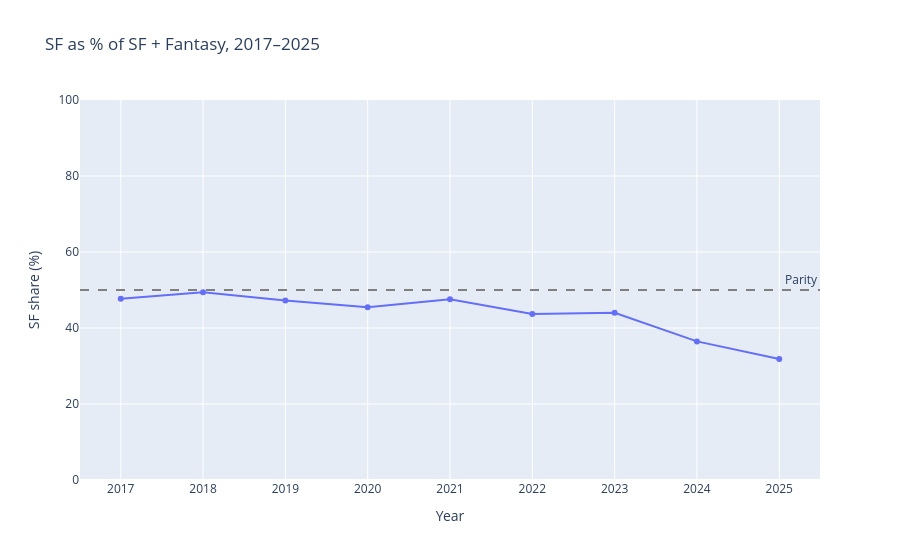

Notebook code for this chart:
### Code cell
# --- Chart 2: SF as % of SF + Fantasy ---
pivot = counts.pivot(index='year', columns='genre_combined', values='count').fillna(0)
pivot['SF_pct'] = pivot['SF'] / (pivot['SF'] + pivot['Fantasy']) * 100

fig2 = px.line(
    pivot.reset_index(),
    x='year', y='SF_pct',
    markers=True,
    title='SF as % of SF + Fantasy, 2017–2025',
    labels={'year': 'Year', 'SF_pct': 'SF share (%)'},
)
fig2.add_hline(y=50, line_dash='dash', line_color='gray', annotation_text='Parity')
fig2.update_layout(xaxis=dict(tickmode='linear', dtick=1), yaxis=dict(range=[0, 100]))
fig2.show()

### Figure 1 — Plotly figure (JSON) as saved in the notebook; plotly's stock layout.template omitted (floating-point values rounded to 4 significant figures)
{"data": [{"hovertemplate": "Year=%{x}<br>SF share (%)=%{y}<extra></extra>", "legendgroup": "", "line": {"color": "#636efa", "dash": "solid"}, "marker": {"symbol": "circle"}, "mode": "lines+markers", "name": "", "orientation": "v", "showlegend": false, "type": "scatter", "x": [2017.0, 2018.0, 2019.0, 2020.0, 2021.0, 2022.0, 2023.0, 2024.0, 2025.0], "xaxis": "x", "y": [47.7, 49.41, 47.22, 45.45, 47.55, 43.69, 43.98, 36.47, 31.84], "yaxis": "y"}], "layout": {"annotations": [{"showarrow": false, "text": "Parity", "x": 1, "xanchor": "right", "xref": "x domain", "y": 50, "yanchor": "bottom", "yref": "y"}], "legend": {"tracegroupgap": 0}, "shapes": [{"line": {"color": "gray", "dash": "dash"}, "type": "line", "x0": 0, "x1": 1, "xref": "x domain", "y0": 50, "y1": 50, "yref": "y"}], "title": {"text": "SF as % of SF + Fantasy, 2017–2025"}, "xaxis": {"anchor": "y", "domain": [0, 1], "dtick": 1, "tickmode": "linear", "title": {"text": "Year"}}, "yaxis": {"anchor": "x", "domain": [0, 1], "range": [0, 100], "title": {"text": "SF share (%)"}}}}
